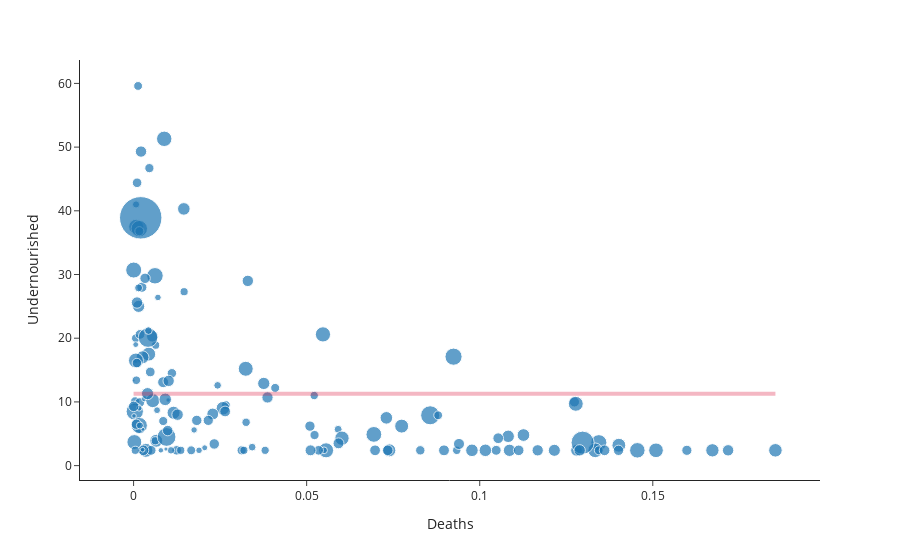

The notebook cell this image was saved under:
### Markdown cell above
verbose textual descriptions of your procedures and findings for EDA

### Code cell
fig = px.scatter(food_df, x="Deaths", y = "Undernourished", size = "Mortality", hover_name='Country', log_x=False,
                 size_max=30, template="simple_white")

fig.add_shape(
        # Line Horizontal
            type="line",
            x0=0,
            y0=food_df['Undernourished'].mean(),
            x1=food_df['Deaths'].max(),
            y1=food_df['Undernourished'].mean(),
            line=dict(
                color="crimson",
                width=4
            ),
    )

fig.show()
a,b = stats.pearsonr(food_df['Deaths'].values, food_df['Undernourished'].values)

### Figure 1 — Plotly figure (JSON) as saved in the notebook; plotly's stock layout.template omitted (floating-point values rounded to 4 significant figures; data arrays with more than 128 entries replaced by an {"elided": "..."} marker saying what was removed)
{"data": [{"hovertemplate": "<b>%{hovertext}</b><br><br>Deaths=%{x}<br>Undernourished=%{y}<br>Mortality=%{marker.size}<extra></extra>", "hovertext": {"elided": "154 str values"}, "legendgroup": "", "marker": {"color": "#1F77B4", "size": {"elided": "154 float values"}, "sizemode": "area", "sizeref": 0.03213, "symbol": "circle"}, "mode": "markers", "name": "", "orientation": "v", "showlegend": false, "type": "scatter", "x": {"elided": "154 float values"}, "xaxis": "x", "y": {"elided": "154 float values"}, "yaxis": "y"}], "layout": {"autosize": true, "legend": {"itemsizing": "constant", "tracegroupgap": 0}, "margin": {"t": 60}, "shapes": [{"line": {"color": "crimson", "width": 4}, "type": "line", "x0": 0, "x1": 0.1854, "y0": 11.3, "y1": 11.3}], "xaxis": {"anchor": "y", "autorange": true, "domain": [0, 1], "range": [-0.01219, 0.1971], "title": {"text": "Deaths"}, "type": "linear"}, "yaxis": {"anchor": "x", "autorange": true, "domain": [0, 1], "range": [-3.844, 64.56], "title": {"text": "Undernourished"}, "type": "linear"}}}
